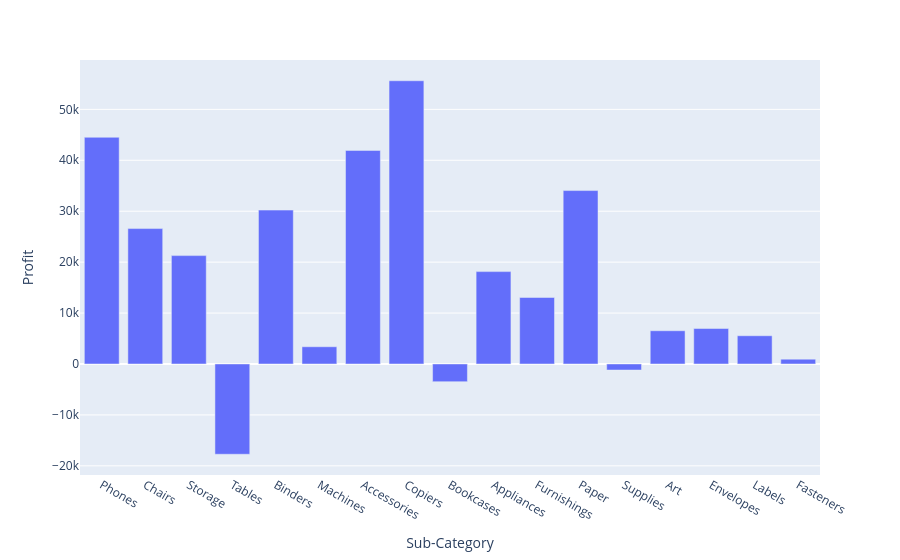

Notebook code for this chart:
### Code cell
px.bar(subcat_profit, x = "Sub-Category", y = "Profit")

### Figure 1 — Plotly figure (JSON) as saved in the notebook; plotly's stock layout.template omitted (floating-point values rounded to 4 significant figures)
{"data": [{"hovertemplate": "Sub-Category=%{x}<br>Profit=%{y}<extra></extra>", "legendgroup": "", "marker": {"color": "#636efa", "pattern": {"shape": ""}}, "name": "", "orientation": "v", "showlegend": false, "textposition": "auto", "type": "bar", "x": ["Phones", "Chairs", "Storage", "Tables", "Binders", "Machines", "Accessories", "Copiers", "Bookcases", "Appliances", "Furnishings", "Paper", "Supplies", "Art", "Envelopes", "Labels", "Fasteners"], "xaxis": "x", "y": [44520.0, 26590.0, 21280.0, -17730.0, 30220.0, 3385.0, 41940.0, 55620.0, -3473.0, 18140.0, 13060.0, 34050.0, -1189.0, 6528.0, 6964.0, 5546.0, 949.5], "yaxis": "y"}], "layout": {"barmode": "relative", "legend": {"tracegroupgap": 0}, "margin": {"t": 60}, "xaxis": {"anchor": "y", "domain": [0, 1], "title": {"text": "Sub-Category"}}, "yaxis": {"anchor": "x", "domain": [0, 1], "title": {"text": "Profit"}}}}
